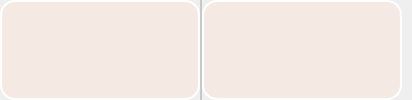
                <widget class="QFrame" name="Result_QF">
                 <property name="styleSheet">
                  <string notr="true"/>
                 </property>
                 <!-- <property name="frameShape">
                  <enum>QFrame::StyledPanel</enum>
                 </property> -->
                 <property name="frameShadow">
                  <enum>QFrame::Raised</enum>
                 </property>
                 <layout class="QVBoxLayout" name="verticalLayout_16">
                  <property name="spacing">
                   <number>0</number>
                  </property>
                  <property name="leftMargin">
                   <number>0</number>
                  </property>
                  <property name="topMargin">
                   <number>0</number>
                  </property>
                  <property name="rightMargin">
                   <number>10</number>
                  </property>
                  <property name="bottomMargin">
                   <number>0</number>
                  </property>
                  <item>
                   <widget class="QSplitter" name="splitter">
                    <property name="styleSheet">
                     <string notr="true">#splitter::handle{background: 1px solid  rgb(200, 200, 200);}</string>
                    </property>
                    <property name="orientation">
                     <enum>Qt::Horizontal</enum>
                    </property>
                    <property name="handleWidth">
                     <number>2</number>
                    </property>
                    <widget class="QLabel" name="pre_video">
                     <property name="minimumSize">
                      <size>
                       <width>200</width>
                       <height>100</height>
                      </size>
                     </property>
                     <property name="styleSheet">
                      <string notr="true">background-color: rgba(250, 227, 217, 0.5);
border:2px solid rgb(255, 255, 255);
border-radius:15px</string>
                     </property>
                     <property name="text">
                      <string/>
                     </property>
                     <property name="alignment">
                      <set>Qt::AlignCenter</set>
                     </property>
                    </widget>
                    <widget class="QLabel" name="res_video">
                     <property name="minimumSize">
                      <size>
                       <width>200</width>
                       <height>100</height>
                      </size>
                     </property>
                     <property name="styleSheet">
                      <string notr="true">background-color: rgba(250, 227, 217, 0.5);
border:2px solid rgb(255, 255, 255);
border-radius:15px</string>
                     </property>
                     <property name="text">
                      <string/>
                     </property>
                     <property name="alignment">
                      <set>Qt::AlignCenter</set>
                     </property>
                    </widget>
                   </widget>
                  </item>
                 </layout>
                </widget>
